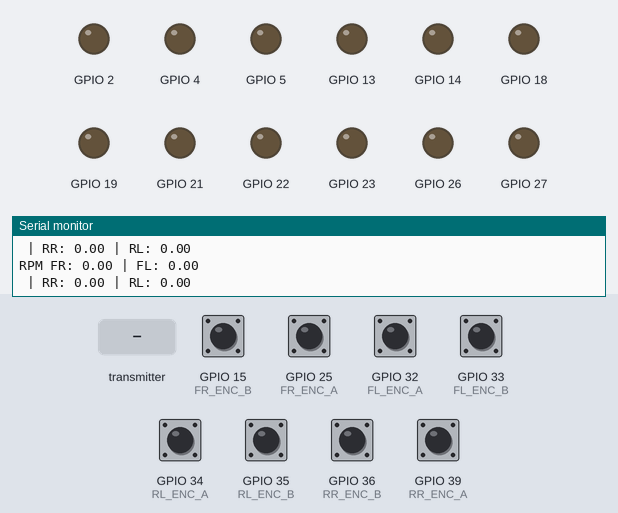
The sketch below on a simulated ESP32. On the bench: output pins drawn as LEDs (lit = HIGH), the last lines printed to the serial monitor. The inputs (shaded band) are chosen by the test bench; at power-on: GPIO 15 (FR_ENC_B), GPIO 25 (FR_ENC_A), GPIO 32 (FL_ENC_A), GPIO 33 (FL_ENC_B), GPIO 34 (RL_ENC_A), GPIO 35 (RL_ENC_B), GPIO 36 (RR_ENC_B), GPIO 39 (RR_ENC_A) HIGH.

Above: at 1.2 s.
1.3 s: the transmitter starts sending fl = 1024
At 2.4 s:
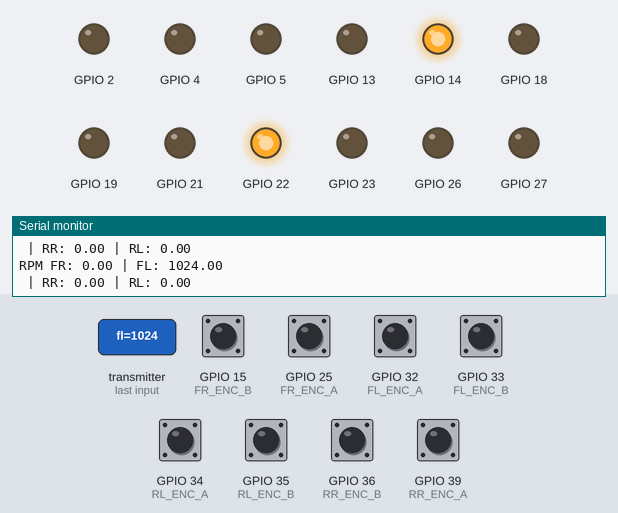
2.9 s: the transmitter starts sending fr = 1024
At 3.6 s:
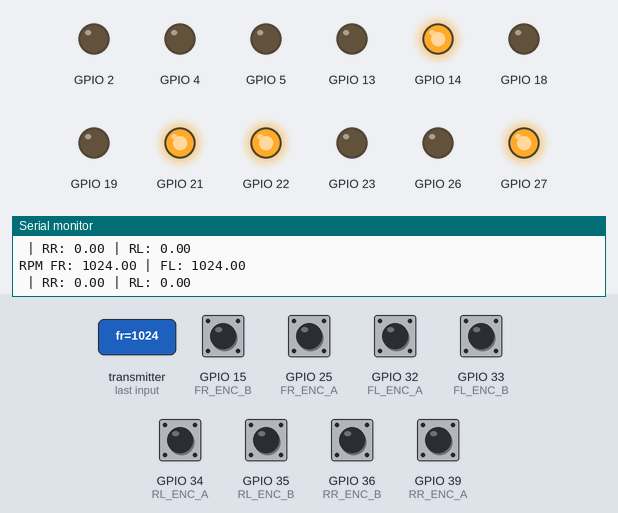
4.5 s: the transmitter starts sending rl = 1024
At 4.9 s:
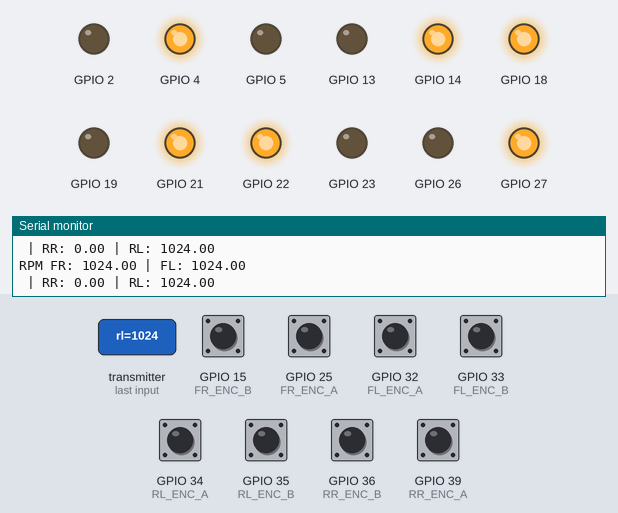
6.1 s: the transmitter starts sending rr = 1024
At 7.3 s:
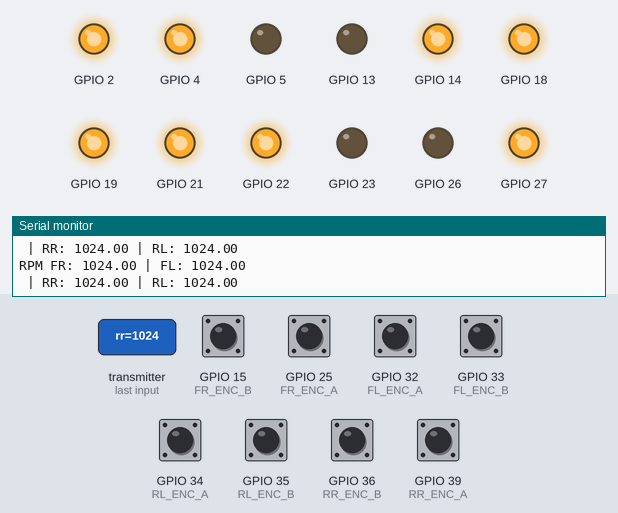
7.7 s: the transmitter starts sending fl = 0
At 8.5 s:
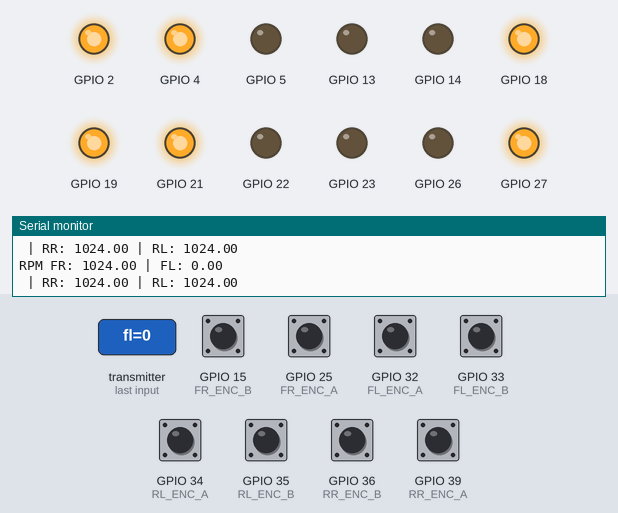
9.3 s: the transmitter starts sending rl = 0
At 9.7 s:
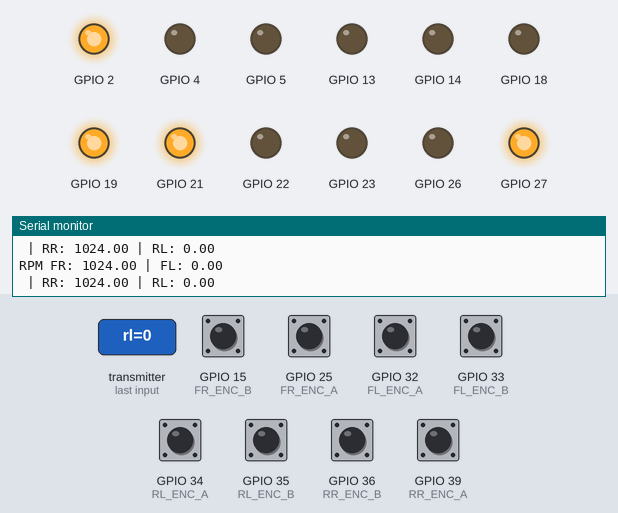
Timing chart, 0 to 11.9 s (numbered marks = the images above; inputs shaded):
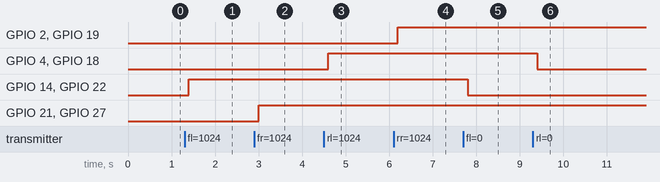

The sketch:

base.ino
```cpp
#include <esp_now.h>
#include <WiFi.h>

#define RL_PWM 18
#define RL_IN1 4
#define RL_IN2 5
#define RL_ENC_A 34
#define RL_ENC_B 35

// fl
#define RR_PWM 19
#define RR_IN1 2
#define RR_IN2 23
#define RR_ENC_A 39
#define RR_ENC_B 36

#define FR_PWM 21
#define FR_IN1 27
#define FR_IN2 26
#define FR_ENC_A 25
#define FR_ENC_B 15

#define FL_PWM 22
#define FL_IN1 14
#define FL_IN2 13
#define FL_ENC_A 32
#define FL_ENC_B 33

// ======================================================
// STRUKTUR DATA ESP-NOW
// ======================================================
uint8_t masterAddress[] = {0xD4, 0xE9, 0xF4, 0xA3, 0xA3, 0xE4};


typedef struct struct_message {
  int fl;
  int fr;
  int rl;
  int rr;
} struct_message;

struct_message incomingData;

typedef struct struct_feedback {
    float rpmFL; float rpmFR; float rpmRL; float rpmRR;
    long countFL; long countFR; long countRL; long countRR;
} struct_feedback;

struct_feedback feedbackToMaster;

// ======================================================
// STRUKTUR MOTOR
// ======================================================
struct Motor {
  int pwmPin;
  int in1;
  int in2;
  int encA;
  int encB;
  volatile long encoderCount;
  volatile int lastEncoded;
  long lastCount;
  float ppr;
  float setpoint;
  float rpm;
  float Kp;
  float Ki;
  float Kd;
  float error;
  float lastError;
  float integral;
  float derivative;
  float control;
  int pwmOutput;
};

// Inisialisasi Objek Motor
Motor RL = { RL_PWM, RL_IN1, RL_IN2, RL_ENC_A, RL_ENC_B,
             0, 0, 0,
             1420,  // ppr
             0,     // setpoint
             0,     // rpm
             2.1,   // kp
             2.5,   // ki
             0.03,  // kd
             0, 0, 0, 0, 0, 0 };
Motor RR = { RR_PWM, RR_IN1, RR_IN2, RR_ENC_A, RR_ENC_B,
             0, 0, 0,
             1420,  // ppr
             0,     // setpoint
             0,     // rpm
             2.1,   // kp
             2.5,   // ki
             0.03,  // kd
             0, 0, 0, 0, 0, 0 };
Motor FR = { FR_PWM, FR_IN1, FR_IN2, FR_ENC_A, FR_ENC_B,
             0, 0, 0,
             40600,  // ppr
             0,      // setpoint
             0,      // rpm
             2.1,    // kp
             2.5,    // ki
             0.03,   // kd
             0, 0, 0, 0, 0, 0 };
Motor FL = { FL_PWM, FL_IN1, FL_IN2, FL_ENC_A, FL_ENC_B,
             0, 0, 0,
             1420,  // ppr
             0,     // setpoint
             0,     // rpm
             2.1,   // kp
             2.5,   // ki
             0.03,  // kd
             0, 0, 0, 0, 0, 0 };

// ISR Handlers
void IRAM_ATTR encoderRL() { updateEncoder(RL); }
void IRAM_ATTR encoderRR() { updateEncoder(RR); }
void IRAM_ATTR encoderFR() { updateEncoder(FR); }
void IRAM_ATTR encoderFL() { updateEncoder(FL); }

void updateEncoder(Motor &m) {
  int A = digitalRead(m.encA);
  int B = digitalRead(m.encB);
  int encoded = (A << 1) | B;
  int sum = (m.lastEncoded << 2) | encoded;
  if (sum == 0b1101 || sum == 0b0100 || sum == 0b0010 || sum == 0b1011) m.encoderCount++;
  if (sum == 0b1110 || sum == 0b0111 || sum == 0b0001 || sum == 0b1000) m.encoderCount--;
  m.lastEncoded = encoded;
}

void putarMotor(Motor &m, int kecepatan) {
  int nilai_pwm = constrain(abs(kecepatan), 0, 255);
  if (kecepatan > 0) {
    digitalWrite(m.in1, HIGH); digitalWrite(m.in2, LOW); analogWrite(m.pwmPin, nilai_pwm);
  } else if (kecepatan < 0) {
    digitalWrite(m.in1, LOW); digitalWrite(m.in2, HIGH); analogWrite(m.pwmPin, nilai_pwm);
  } else {
    digitalWrite(m.in1, LOW); digitalWrite(m.in2, LOW); analogWrite(m.pwmPin, 0);
  }
}

void updateMotorPID(Motor &m, float dt) {
  long delta = m.encoderCount - m.lastCount;
  m.lastCount = m.encoderCount;
  m.rpm = (delta * 600.0) / m.ppr;

  m.error = abs(m.setpoint) - abs(m.rpm);
  m.integral = constrain(m.integral + (m.error * dt), -500, 500);
  m.derivative = (m.error - m.lastError) / dt;
  m.control = (m.Kp * m.error) + (m.Ki * m.integral) + (m.Kd * m.derivative);
  m.pwmOutput = constrain(abs(m.control), 0, 255);

  if (m.setpoint > 0) putarMotor(m, m.pwmOutput);
  else if (m.setpoint < 0) putarMotor(m, -m.pwmOutput);
  else {
    putarMotor(m, 0);
    m.integral = 0;
  }
  m.lastError = m.error;
}

void OnDataRecv(const uint8_t *mac, const uint8_t *incomingRawData, int len) {
  memcpy(&incomingData, incomingRawData, sizeof(incomingData));
  FL.setpoint = incomingData.fl;
  FR.setpoint = incomingData.fr;
  RL.setpoint = incomingData.rl;
  RR.setpoint = incomingData.rr;
}

unsigned long lastTime = 0;
float dt = 0.1;

void setup() {
  Serial.begin(115200);

  // Setup Pins
  Motor *motors[] = { &RL, &RR, &FR, &FL };
  for (int i = 0; i < 4; i++) {
    pinMode(motors[i]->encA, INPUT);
    pinMode(motors[i]->encB, INPUT);
    pinMode(motors[i]->pwmPin, OUTPUT);
    pinMode(motors[i]->in1, OUTPUT);
    pinMode(motors[i]->in2, OUTPUT);
  }

  attachInterrupt(digitalPinToInterrupt(RL_ENC_A), encoderRL, CHANGE);
  attachInterrupt(digitalPinToInterrupt(RL_ENC_B), encoderRL, CHANGE);
  attachInterrupt(digitalPinToInterrupt(RR_ENC_A), encoderRR, CHANGE);
  attachInterrupt(digitalPinToInterrupt(RR_ENC_B), encoderRR, CHANGE);
  attachInterrupt(digitalPinToInterrupt(FR_ENC_A), encoderFR, CHANGE);
  attachInterrupt(digitalPinToInterrupt(FR_ENC_B), encoderFR, CHANGE);
  attachInterrupt(digitalPinToInterrupt(FL_ENC_A), encoderFL, CHANGE);
  attachInterrupt(digitalPinToInterrupt(FL_ENC_B), encoderFL, CHANGE);

  // WAJIB: Inisialisasi WiFi dan ESP-NOW
  WiFi.mode(WIFI_STA);
  if (esp_now_init() != ESP_OK) {
    Serial.println("Error ESP-NOW Init");
    return;
  }

  esp_now_register_recv_cb(OnDataRecv);

  // Daftarkan Master sebagai Peer
  esp_now_peer_info_t peerInfo = {};
  memcpy(peerInfo.peer_addr, masterAddress, 6);
  peerInfo.channel = 0;
  peerInfo.encrypt = false;

  if (esp_now_add_peer(&peerInfo) != ESP_OK) {
    Serial.println("Gagal tambah Peer");
    return;
  }

  lastTime = millis();
}

void loop() {
  unsigned long now = millis();

  if (now - lastTime >= 100) {
    updateMotorPID(FL, dt);
    updateMotorPID(FR, dt);
    updateMotorPID(RL, dt);
    updateMotorPID(RR, dt);

    // Siapkan Feedback
    feedbackToMaster.rpmFL = FL.rpm; feedbackToMaster.rpmFR = FR.rpm;
    feedbackToMaster.rpmRL = RL.rpm; feedbackToMaster.rpmRR = RR.rpm;
    feedbackToMaster.countFL = FL.encoderCount; feedbackToMaster.countFR = FR.encoderCount;
    feedbackToMaster.countRL = RL.encoderCount; feedbackToMaster.countRR = RR.encoderCount;

    // Kirim ke Master
    esp_now_send(masterAddress, (uint8_t *) &feedbackToMaster, sizeof(feedbackToMaster));

    // Debugging (pindahkan ke sini agar tidak membebani PID)
    Serial.printf("RPM FR: %.2f | FL: %.2f\n | RR: %.2f | RL: %.2f\n", FR.setpoint, FL.setpoint, RR.setpoint, RL.setpoint);

    lastTime = now;
  }
}
```

Measured:
- after the input at 1.3 s, GPIO 14, GPIO 22: LOW → HIGH after 0.10 s
- after the input at 2.9 s, GPIO 21, GPIO 27: LOW → HIGH after 0.10 s
- after the input at 4.5 s, GPIO 4, GPIO 18: LOW → HIGH after 0.10 s
- after the input at 6.1 s, GPIO 2, GPIO 19: LOW → HIGH after 0.10 s
- after the input at 7.7 s, GPIO 14, GPIO 22: HIGH → LOW after 0.10 s
- after the input at 9.3 s, GPIO 4, GPIO 18: HIGH → LOW after 0.10 s
